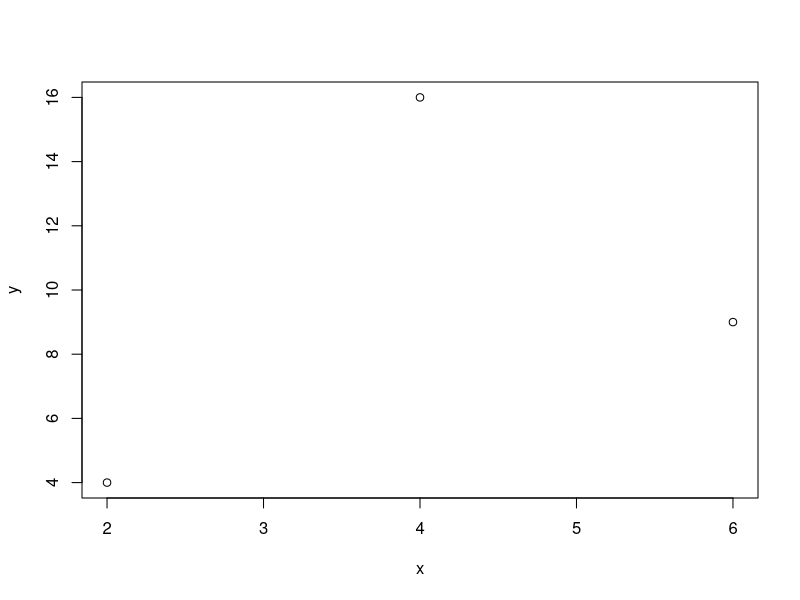
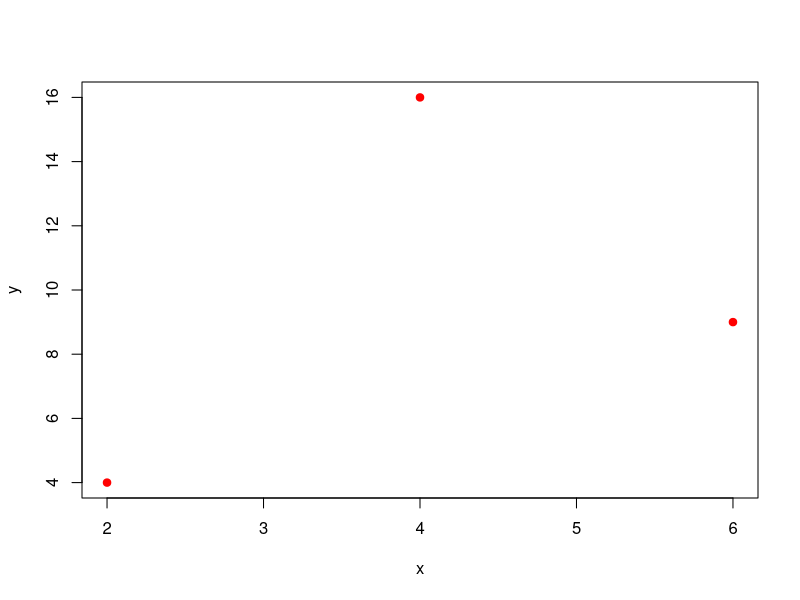
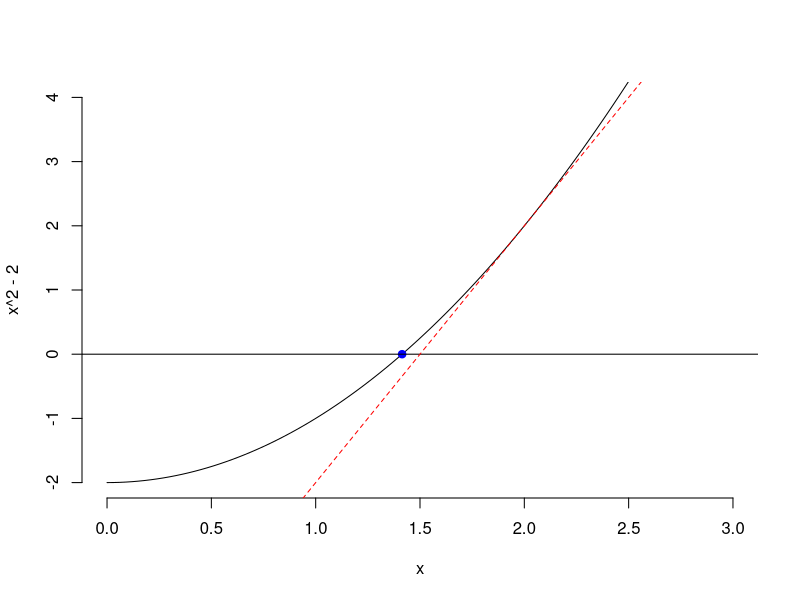

R code for these plots, in order:
## ---- chunk 1
mySqrt<-function(x) sqrt(x)

mySqrt(2)

mySqrt
## ---- chunk 2
class(mySqrt)
## ---- chunk 3
mySqrt<-function(x) {
  y<-sqrt(x)
}

mySqrt(2)

## ---- chunk 4
mySqrt<-function(x) {
  y<-sqrt(x)
  return(y)
}

mySqrt(2)

## ---- chunk 5
mySqrt<-function(x=2) sqrt(x)

mySqrt()
## ---- chunk 6
myPlot<-function(x,y) plot(x=x,y=y)

myPlot(c(2,4,6),c(4,16,9))
## ---- chunk 7
myPlot<-function(x,y,...) plot(x=x,y=y,...)
## ---- chunk 8
myPlot(c(2,4,6),c(4,16,9),pch=19,col="red")
## ---- chunk 9
for (i in 1:5) cat(i^2,"\n")
## ---- chunk 10
x<-2

while (x <10) {
  cat(x,"\n")
  x<-x+2
  }
## ---- chunk 11
f1<-function(x){
  if (x<0) cat("x is negative") else cat("x is nonnegative")
}

f1(-2)
## ---- chunk 12
myAbs<-function(x) ifelse(x<0,-x,x)
myAbs(-3)
## ---- chunk 13
myQuadratic<-function(a,b,c){
  if (a==0) {cat("Not a Quadratic Equation")}
    else
      {D<- b^2-4*a*c
      if (D<0) {cat("No Real Solutions")} else{
      assign("x1",(-b+sqrt(D))/(2*a))
      assign("x2",(-b-sqrt(D))/(2*a))
      cat(c(x1,x2),"are the real roots")
    } 
  }
}
## ---- chunk 14
myQuadratic(1,1,1)
myQuadratic(0,0,0)
myQuadratic(1,-5,6)
myQuadratic(1,-4,4)
## ---- chunk 15
curve(x^2-2,xlim=c(0,3),bty="n",ylim=c(-2,4))
points(x=sqrt(2),y=0,pch=19,col="blue")
abline(h=0)
abline(a=-6,b=4,col="red",lty="dashed")
## ---- chunk 16
Newton<-function(x,a) {x - (x^2-a)/(2*x)}

x<-2
for (i in 1:8){
  print(x,digits=22)
  x<-Newton(x,2)
}
## ---- chunk 17
mySqrt<-function(a,start=2,maxIter=10,maxDiff=.0001){
  
  n<-1
  x<-start
  diff=10000
  while(n<maxIter & diff>maxDiff){
    y<-x
    x<-Newton(x,a)
    diff=abs(x-y)
    n<-n+1
  }
  return(list(sqrt=x,iterations=n-1,difference=diff))
}
## ---- chunk 18
mySqrt(2)

## ---- chunk 19
sapply(1:3,sqrt)
## ---- chunk 20
lapply(1:3,sqrt)
## ---- chunk 21
set.seed(6345789)
n1<-10000
poisMean<-3
p1<-rpois(n1,lambda=poisMean)
gammaShape<-3
gammaScale<-4
t1<-lapply(1:n1,function(i) 
  sum(rgamma(p1[i],shape=gammaShape,scale=gammaScale)))
t1<-unlist(t1)
mean(t1)
## ---- chunk 22
library(parallel)
detectCores()
